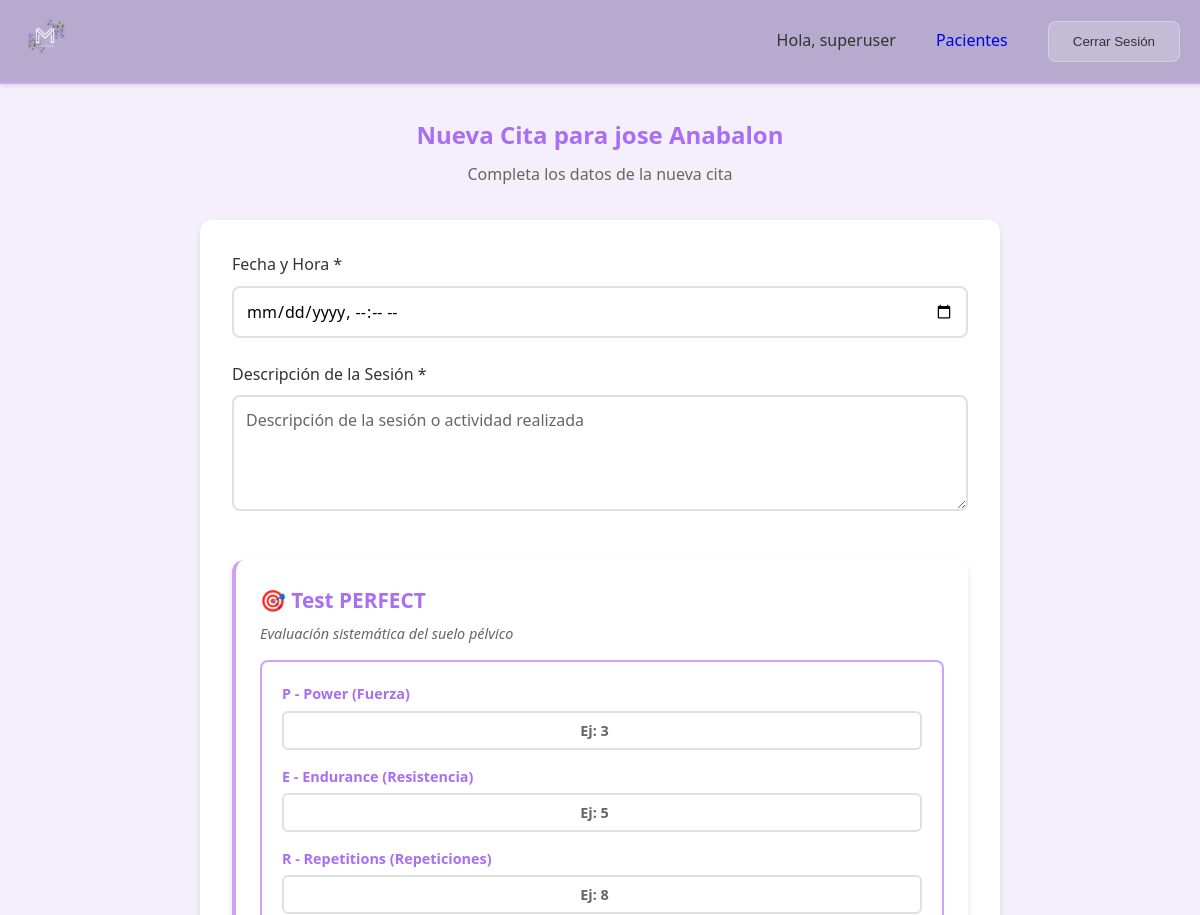
The app's page /patients/7/appointments/add/ (signed in, upper part), older data.
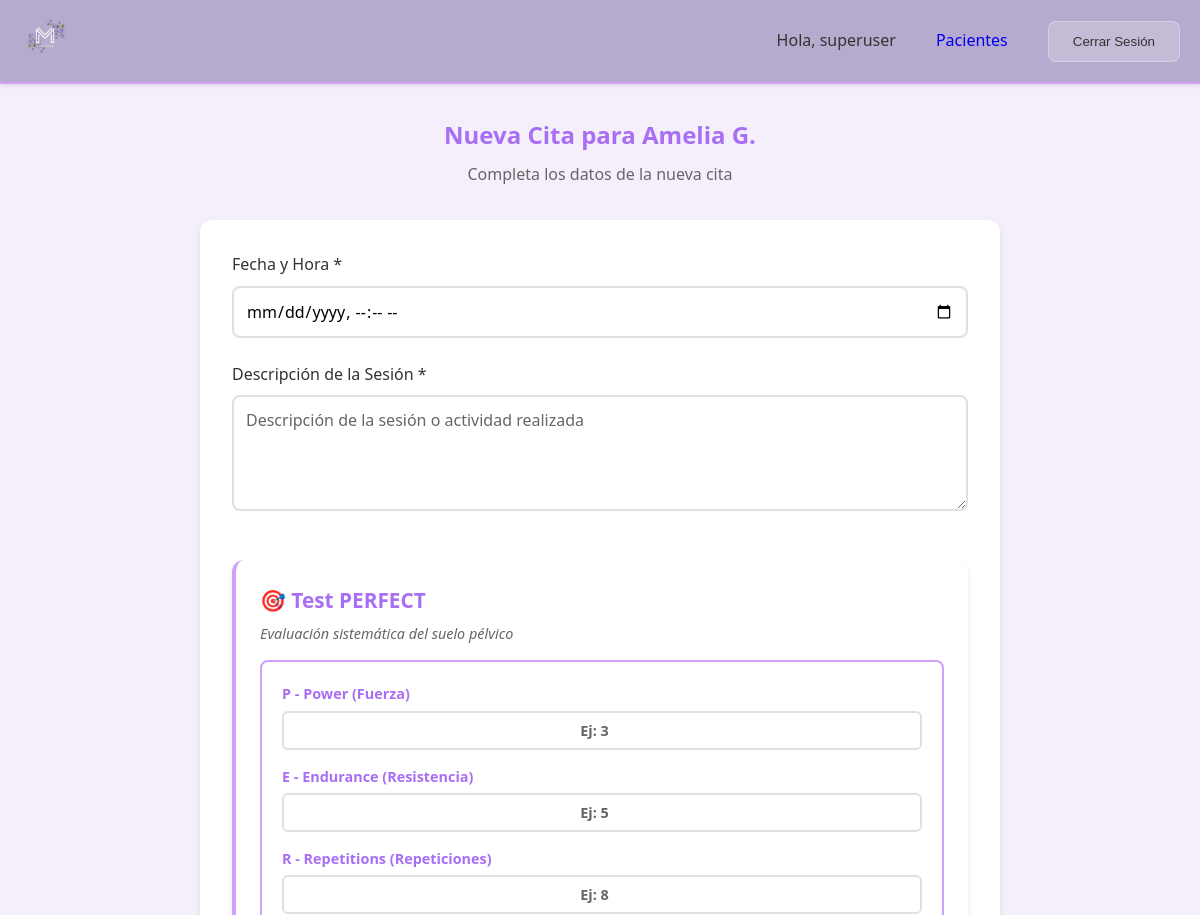
The same page, newer data.
### core/models.py (models this page shows, shortened)
class Patient(models.Model):
    user = models.ForeignKey(User, on_delete=models.CASCADE, help_text="Profesional responsable")
    full_name = models.CharField(max_length=200, help_text="Nombre completo del paciente")
    birth_date = models.DateField(help_text="Fecha de nacimiento del paciente")
    profession = models.CharField(max_length=100, default="", blank=True, help_text="Profesión")
    phone = models.CharField(max_length=20, default="", blank=True, help_text="Teléfono")
    address = models.TextField(default="", blank=True, help_text="Dirección")
    medications = models.TextField(blank=True, help_text="Medicamentos actuales")
    musculoskeletal_history = models.TextField(blank=True, help_text="Antecedentes músculo esquelético")
    patient_data_other = models.TextField(blank=True, help_text="Otros datos del paciente")
    menopause = models.CharField(max_length=10, choices=[('si', 'Sí'), ('no', 'No')], blank=True, help_text="Menopausia")
    menopause_time = models.CharField(max_length=50, blank=True, help_text="Hace cuánto tiempo")
    regular_menstrual_cycle = models.CharField(max_length=10, choices=[('si', 'Sí'), ('no', 'No')], blank=True, help_text="Ciclo menstrual regular")
    previous_surgeries = models.TextField(blank=True, help_text="Cirugías previas")
    pregnancies_g = models.PositiveIntegerField(null=True, blank=True, help_text="G (Gestaciones)")
    abortions_a = models.PositiveIntegerField(null=True, blank=True, help_text="A (Abortos)")
    losses_p = models.PositiveIntegerField(null=True, blank=True, help_text="P (Pérdidas)")
    child_weight = models.TextField(blank=True, help_text="Peso del hijo")
    delivery_type = models.CharField(max_length=50, blank=True, help_text="Partos: normal y/o cesárea")
    episiotomies = models.CharField(max_length=10, choices=[('si', 'Sí'), ('no', 'No')], blank=True, help_text="Episiotomías")
    postpartum = models.TextField(blank=True, help_text="Post parto")
    instrumentation = models.TextField(blank=True, help_text="Instrumentalización")
    muscle_tear = models.TextField(blank=True, help_text="Desgarro muscular")
    io = models.BooleanField(default=False, help_text="IO")
    if_field = models.BooleanField(default=False, help_text="IF")
    ig = models.BooleanField(default=False, help_text="IG")
    prolapse = models.CharField(max_length=10, choices=[('si', 'Sí'), ('no', 'No')], blank=True, help_text="Prolapso")
    prolapse_type = models.TextField(blank=True, help_text="¿Cuál prolapso?")
    allergies = models.TextField(blank=True, help_text="Alergias")
    gynecological_other = models.TextField(blank=True, help_text="Otros")
    is_pregnant = models.BooleanField(default=False, help_text="¿Está embarazada?")
    pregnancy_weeks_at_registration = models.PositiveIntegerField(null=True, blank=True, help_text="Semanas de embarazo al momento del registro (máximo 42)")
    pregnancy_week_day = models.CharField(max_length=10, choices=[
        ('lunes', 'Lunes'), ('martes', 'Martes'), ('miercoles', 'Miércoles'),
        ('jueves', 'Jueves'), ('viernes', 'Viernes'), ('sabado', 'Sábado'), ('domingo', 'Domingo')
    ], blank=True, help_text="Día de la semana para contar semanas")
    pregnancy_registration_date = models.DateField(null=True, blank=True, help_text="Fecha cuando se registraron las semanas")
    is_postpartum = models.BooleanField(default=False, help_text="¿Está en postparto?")
    postpartum_weeks_at_registration = models.PositiveIntegerField(null=True, blank=True, help_text="Semanas de postparto al momento del registro")
    postpartum_week_day = models.CharField(max_length=10, choices=[
        ('lunes', 'Lunes'), ('martes', 'Martes'), ('miercoles', 'Miércoles'),
        ('jueves', 'Jueves'), ('viernes', 'Viernes'), ('sabado', 'Sábado'), ('domingo', 'Domingo')
    ], blank=True, help_text="Día de la semana para contar semanas postparto")
    postpartum_registration_date = models.DateField(null=True, blank=True, help_text="Fecha cuando se registraron las semanas postparto")
    postpartum_start_date = models.DateField(null=True, blank=True, help_text="Fecha de inicio del postparto")
    alta = models.BooleanField(default=False, help_text="Indica si el paciente fue dado de alta y se cerró su ciclo clínico.")
    created_at = models.DateTimeField(auto_now_add=True)
    updated_at = models.DateTimeField(auto_now=True)
    class Meta:
        ordering = ['full_name']
        verbose_name = "Paciente"
        verbose_name_plural = "Pacientes"

### core/views.py (the view)
# urls.py: path('patients/<int:patient_id>/appointments/add/', views.appointment_create, name='appointment_create'),
@login_required
def appointment_create(request, patient_id):
    patient = get_object_or_404(Patient, pk=patient_id, user=request.user)
    if request.method == 'POST':
        form = AppointmentForm(request.POST)
        if form.is_valid():
            appointment = form.save(commit=False)
            appointment.patient = patient
            appointment.save()
            messages.success(request, f'Cita para {patient.full_name} creada exitosamente.')
            return redirect('patient_detail', pk=patient.pk)
    else:
        form = AppointmentForm()
    context = {
        'form': form,
        'patient': patient,
    }
    return render(request, 'appointments/appointment_form.html', context)

### templates/appointments/appointment_form.html (shortened to what this page needs)
{% extends 'base.html' %}
{% block content %}
<div class="form-container">
    <div class="form-header">
        <h2>
            {% if form.instance.pk %}
            Editar Cita para {{ patient.full_name }}
            {% else %}
            Nueva Cita para {{ patient.full_name }}
            {% endif %}
        </h2>
        <p class="form-subtitle">
            {% if form.instance.pk %}
            Actualiza la información de la cita
            {% else %}
            Completa los datos de la nueva cita
            {% endif %}
        </p>
    </div>
    <div class="form-card">
        <form method="post" class="appointment-form">
            <div class="form-group">
                <label for="{{ form.date_time.id_for_label }}">{{ form.date_time.label }} *</label>
                {{ form.date_time }}
            </div>
            <div class="form-group">
                <label for="{{ form.session_description.id_for_label }}">{{ form.session_description.label }} *</label>
                {{ form.session_description }}
            </div>
            <div class="form-section">
                <h3 class="section-title">🎯 Test PERFECT</h3>
                <p class="section-description">Evaluación sistemática del suelo pélvico</p>
                <div class="perfect-test-grid">
                <div class="perfect-row">
                    <div class="form-group perfect-field">
                        <label for="{{ form.perfect_p_power.id_for_label }}">{{ form.perfect_p_power.label }}</label>
                        {{ form.perfect_p_power }}
                    </div>
                    <div class="form-group perfect-field">
                        <label for="{{ form.perfect_e_endurance.id_for_label }}">{{ form.perfect_e_endurance.label}}</label>
                        {{ form.perfect_e_endurance }}
                    </div>
                    <div class="form-group perfect-field">
                        <label for="{{ form.perfect_r_repetitions.id_for_label }}">{{ form.perfect_r_repetitions.label}}</label>
                        {{ form.perfect_r_repetitions }}
                    </div>
            </div>
    </div>
</div>
</form>
{% endblock %}

Row changes from the older to the newer data that the page shows:
changed Patient: full_name "jose Anabalon" → "Amelia G."
